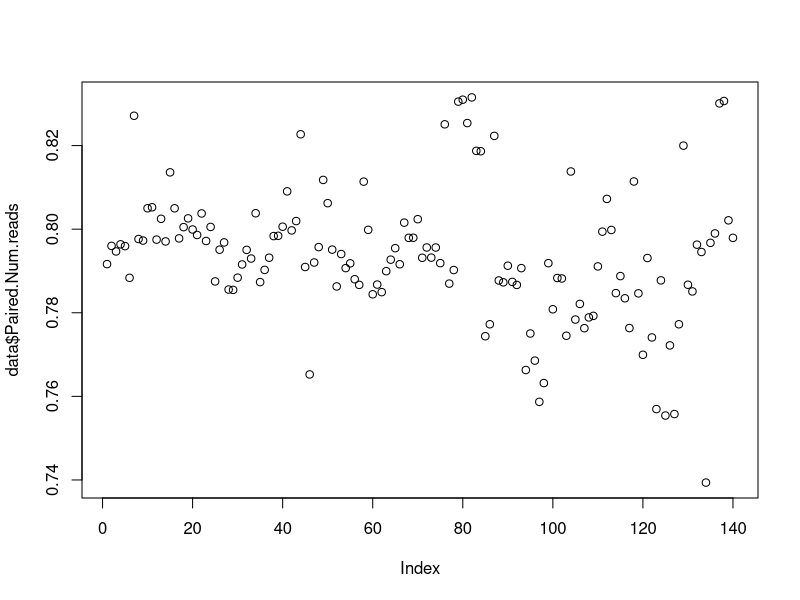
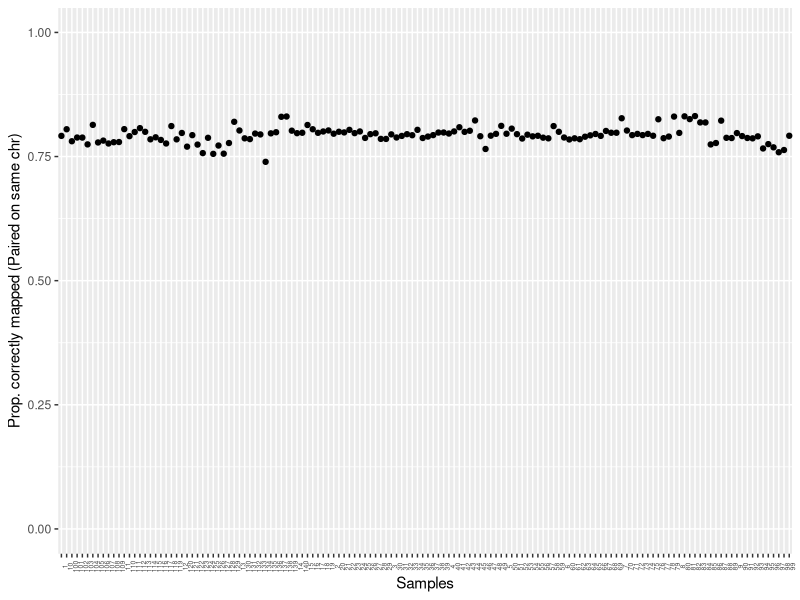
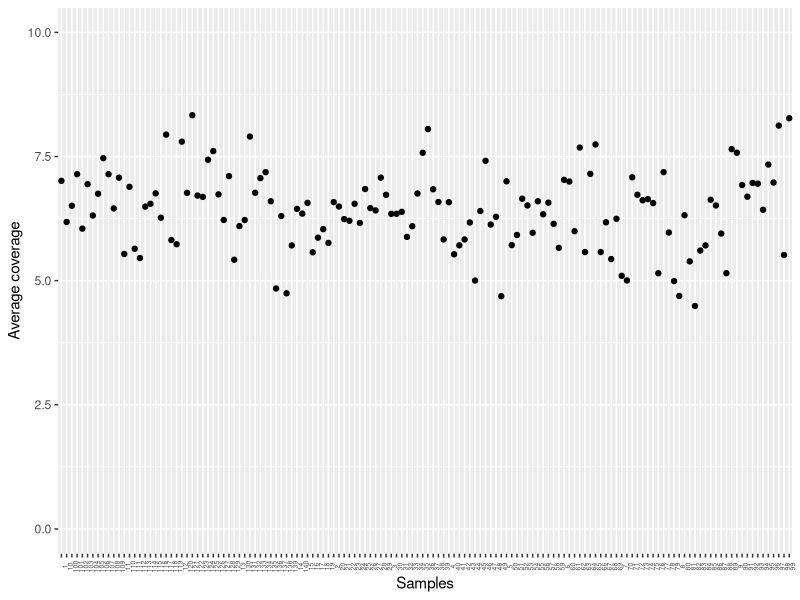
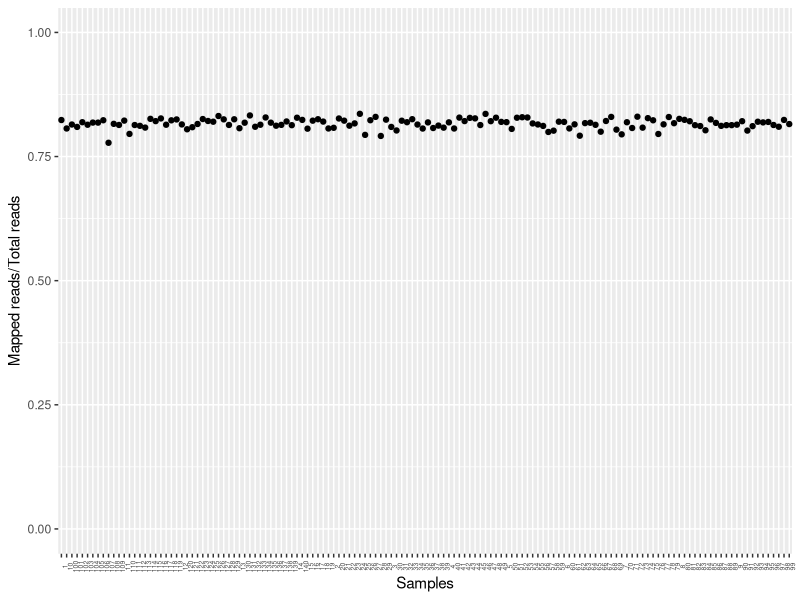

These figures' R source, in order:
library(ggplot2)

data <- read.csv("all_mapping_stats.csv", header = TRUE)
data$ID <- row.names(data)

plot(data$Paired.Num.reads)

ggplot(data, aes(x=ID, y=Paired.Num.reads)) + 
  geom_point() +
  ylim(0, 1) +
  xlab("Samples") +
  ylab("Prop. correctly mapped (Paired on same chr)") +
  theme(axis.text.x = element_text(size = 5, angle = 90))

ggplot(data, aes(x=ID, y=Coverage)) + 
  geom_point() +
  ylim(0, 10) +
  xlab("Samples") +
  ylab("Average coverage") +
  theme(axis.text.x = element_text(size = 5, angle = 90))

ggplot(data, aes(x=ID, y=Mapped.Tot)) + 
  geom_point() +
  ylim(0, 1) +
  xlab("Samples") +
  ylab("Mapped reads/Total reads") +
  theme(axis.text.x = element_text(size = 5, angle = 90))
